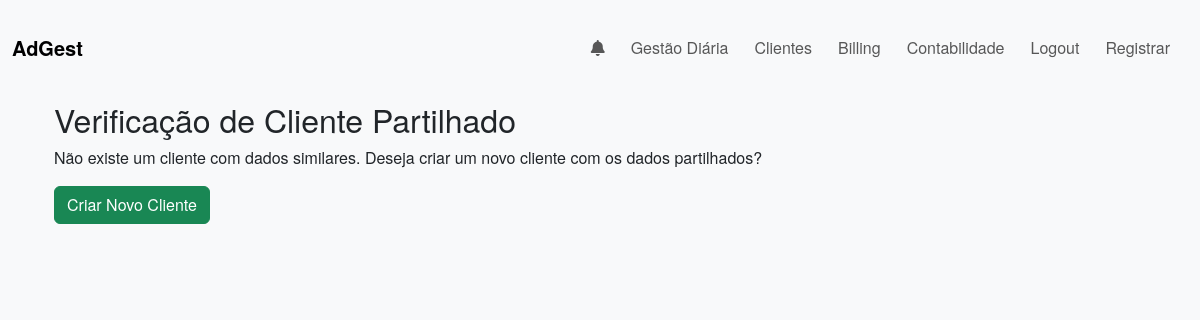
/verificar_cliente_partilhado/2 (signed in), run on an earlier commit of the app's database.
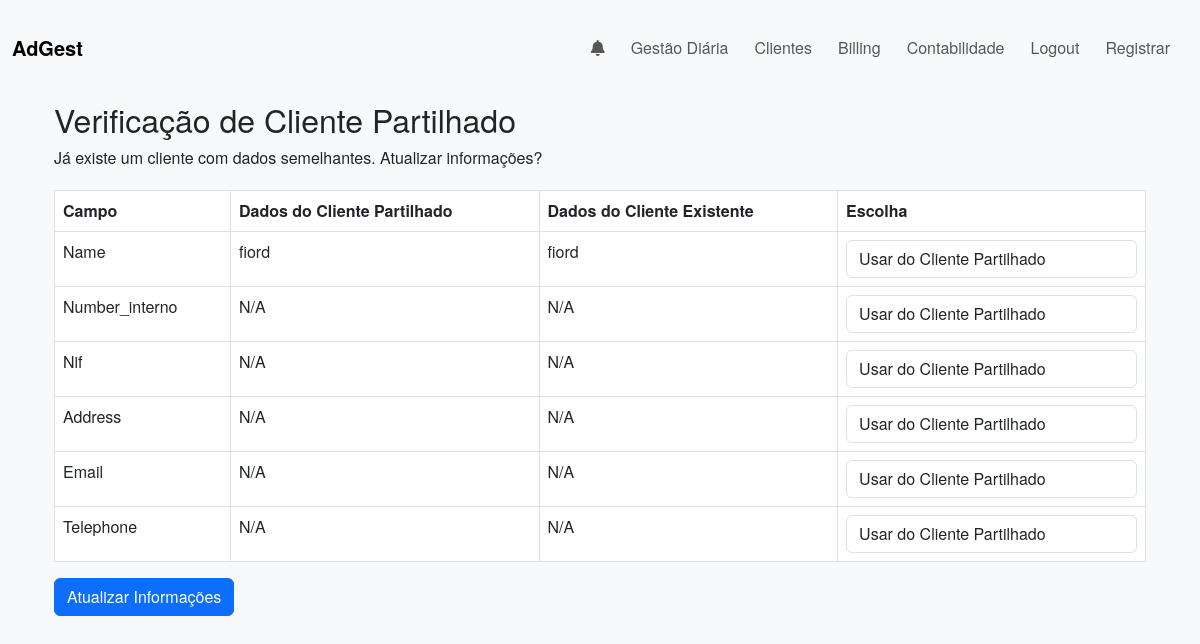
And on a later commit of the database.
### app/models.py (models this page shows, shortened)
class Client(db.Model):
    __tablename__ = 'clients'
    id = db.Column(db.Integer, primary_key=True)
    user_id = db.Column(db.Integer, db.ForeignKey('users.id'), nullable=False)
    name = db.Column(db.String(100), nullable=False)  # unique=True removido
    number_interno = db.Column(db.String(50), nullable=True)
    nif = db.Column(db.String(50), nullable=True)
    address = db.Column(db.String(200), nullable=True)
    email = db.Column(db.String(100), nullable=True)
    telephone = db.Column(db.String(20), nullable=True)
    assuntos = db.relationship('Assunto', backref='client', lazy=True)
    __table_args__ = (
        db.UniqueConstraint('user_id', 'name', name='uq_user_clientname'),
    )
    shares = db.relationship('ClientShare', backref='client', lazy='dynamic')

### app/routes.py (the view)
@main.route('/verificar_cliente_partilhado/<int:cliente_id>')
@login_required
def verificar_cliente_partilhado(cliente_id):
    cliente_partilhado = Client.query.get_or_404(cliente_id)
    if cliente_partilhado.number_interno:
        cliente_existente = Client.query.filter_by(
            user_id=current_user.id,
            number_interno=cliente_partilhado.number_interno
        ).first()
    else:
        cliente_existente = Client.query.filter(
            Client.user_id == current_user.id,
            func.lower(Client.name) == cliente_partilhado.name.lower()
        ).first()
    notifs = Notification.query.filter_by(
        user_id=current_user.id,
        type="share_invite",
        is_read=False
    ).all()
    for notif in notifs:
        if notif.extra.get('cliente_id') == cliente_partilhado.id:
            notif.is_read = True
    db.session.commit()
    return render_template('verificar_cliente.html',
                           cliente_partilhado=cliente_partilhado,
                           cliente_existente=cliente_existente)

### app/routes.py (called while the page is built)
@main.context_processor
def inject_notifications():
    if current_user.is_authenticated:
        notifs_nao_lidas = Notification.query.filter_by(
            user_id=current_user.id, is_read=False
        ).order_by(Notification.timestamp.desc()).all()
        unread = len(notifs_nao_lidas)
        return dict(notifications=notifs_nao_lidas, unread_count=unread)
    return dict(notifications=[], unread_count=0)

### app/templates/verificar_cliente.html (shortened to what this page needs)
{% extends "base.html" %}
{% block content %}
<div class="container my-4">
  <h2>Verificação de Cliente Partilhado</h2>
  {% if cliente_existente %}
    <p>Já existe um cliente com dados semelhantes. Atualizar informações?</p>
    <form method="POST" action="{{ url_for('main.resolver_conflitos_cliente', cliente_existente_id=cliente_existente.id) }}">
      <table class="table table-bordered">
        <thead>
          <tr>
            <th>Campo</th>
            <th>Dados do Cliente Partilhado</th>
            <th>Dados do Cliente Existente</th>
            <th>Escolha</th>
          </tr>
        </thead>
        <tbody>
          {% for campo in ['name', 'number_interno', 'nif', 'address', 'email', 'telephone'] %}
          <tr>
            <td>{{ campo|capitalize }}</td>
            <td>{{ getattr(cliente_partilhado, campo) or 'N/A' }}</td>
            <td>{{ cliente_existente | get_attr(campo) or 'N/A' }}</td>
            <td>
              <select name="{{ campo }}_choice" class="form-control">
                <option value="user1">Usar do Cliente Partilhado</option>
              </select>
            </td>
          </tr>
          {% endfor %}
        </tbody>
      </table>
      <button type="submit" class="btn btn-primary">Atualizar Informações</button>
    </form>
  {% else %}
    <p>Não existe um cliente com dados similares. Deseja criar um novo cliente com os dados partilhados?</p>
    <a href="{{ url_for('main.criar_cliente_partilhado', cliente_partilhado_id=cliente_partilhado.id) }}" class="btn btn-success">Criar Novo Cliente</a>
  {% endif %}
</div>
{% endblock %}

What changed in the data, as far as the page shows it:
now on this page (row unchanged): Client: name "fiord" "N/A" "N/A" "N/A" "N/A" "N/A"
added Client: name "fiord" "N/A" "N/A" "N/A" "N/A" "N/A"
Also different on the page:
text no longer shown: "Não existe um cliente com dados similares. Deseja criar um novo cliente com os dados partilhados? Criar Novo Cliente"
text now shown: "Já existe um cliente com dados semelhantes. Atualizar informações? Campo Dados do Cliente Partilhado Dados do Cliente Existente Escolha Atualizar Informações"
new list line: "Name Usar do Cliente Partilhado"
new list line: "Number_interno Usar do Cliente Partilhado"
new list line: "Nif Usar do Cliente Partilhado"
new list line: "Address Usar do Cliente Partilhado"
new list line: "Email Usar do Cliente Partilhado"
new list line: "Telephone Usar do Cliente Partilhado"
